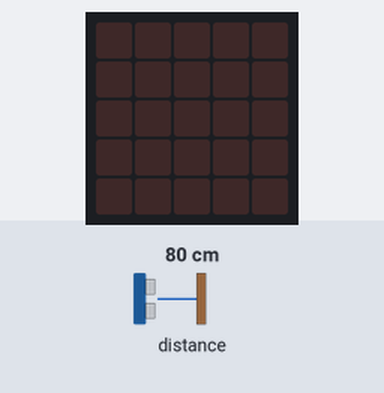
Bench run of a program on a simulated BBC micro:bit (MakeCode). Shown: the board's 5×5 LED display. Inputs (shaded band) come from the test bench; at power-on: distance to the obstacle 80 cm.

Above: at 1.2 s.
1.3 s: distance to the obstacle set to 8 cm
2.9 s: distance to the obstacle set to 5 cm
At 4.1 s:
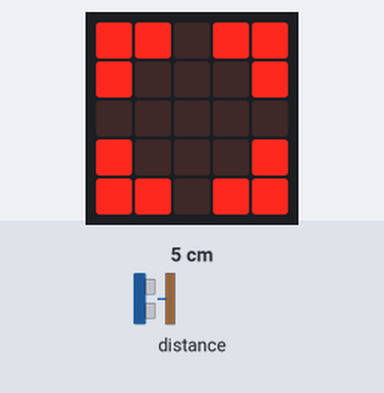
4.4 s: distance to the obstacle set to 2 cm
At 5.8 s:
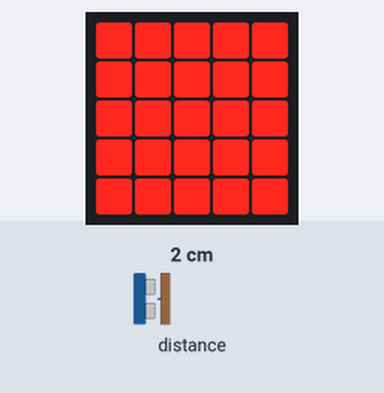
6.1 s: distance to the obstacle set to 4 cm
At 6.7 s:
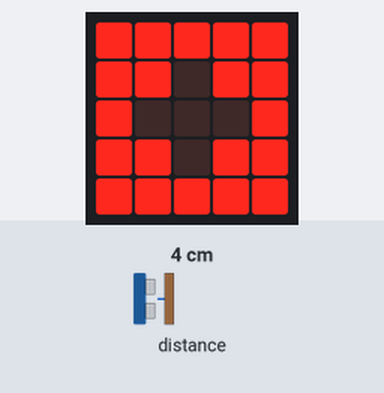
7.8 s: distance to the obstacle set to 6 cm
At 8.6 s:
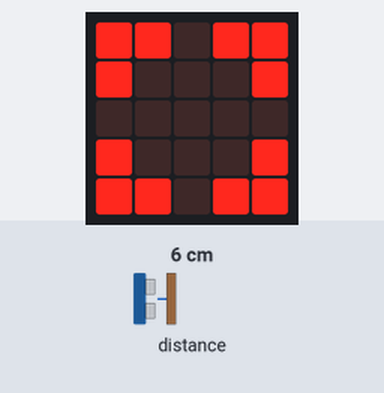
9.5 s: distance to the obstacle set to 9 cm
At 10.5 s:
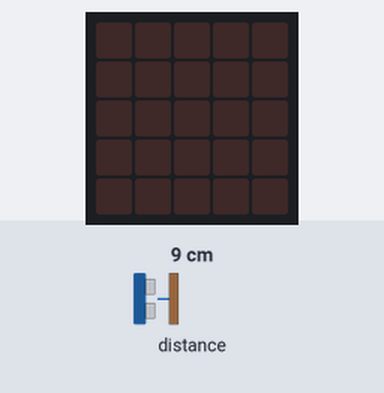
Timing chart, 0 to 12.1 s (numbered marks = the images above; inputs shaded):
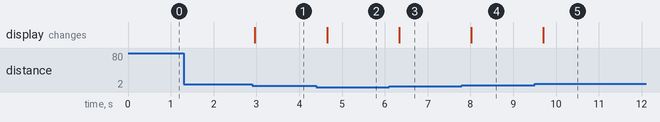

The program:

main.ts
```typescript
let distance = 0
basic.forever(function () {
    distance = sonar.ping(
    DigitalPin.P0,
    DigitalPin.P1,
    PingUnit.Centimeters
    )
    if (distance < 3) {
        basic.showLeds(`
            # # # # #
            # # # # #
            # # # # #
            # # # # #
            # # # # #
            `)
    } else if (distance < 5) {
        basic.showLeds(`
            # # # # #
            # # . # #
            # . . . #
            # # . # #
            # # # # #
            `)
    } else if (distance < 7) {
        basic.showLeds(`
            # # . # #
            # . . . #
            . . . . .
            # . . . #
            # # . # #
            `)
    } else {
        basic.showLeds(`
            . . . . .
            . . . . .
            . . . . .
            . . . . .
            . . . . .
            `)
    }
})
```

test.ts
```typescript
// les tests vont ici ; cela ne sera pas compilé si ce paquet est utilisé en tant qu'extension.
```

Measured:
- the behaviour switches between 7 and 6 cm on distance to the obstacle (found by bisection; images 0 and 1)
- the behaviour switches between 2 and 3 cm on distance to the obstacle (found by bisection; images 2 and 3)
- the behaviour switches between 4 and 5 cm on distance to the obstacle (found by bisection; images 3 and 4)
- after the input at 1.3 s, every drawn part: stays the same
- after the input at 2.9 s, the display: changes after 0.07 s (image 1)
- after the input at 4.4 s, the display: changes after 0.25 s (image 2)
- after the input at 6.1 s, the display: changes after 0.23 s (image 3)
- after the input at 7.8 s, the display: changes after 0.22 s (image 4)
- after the input at 9.5 s, the display: changes after 0.20 s (image 5)
